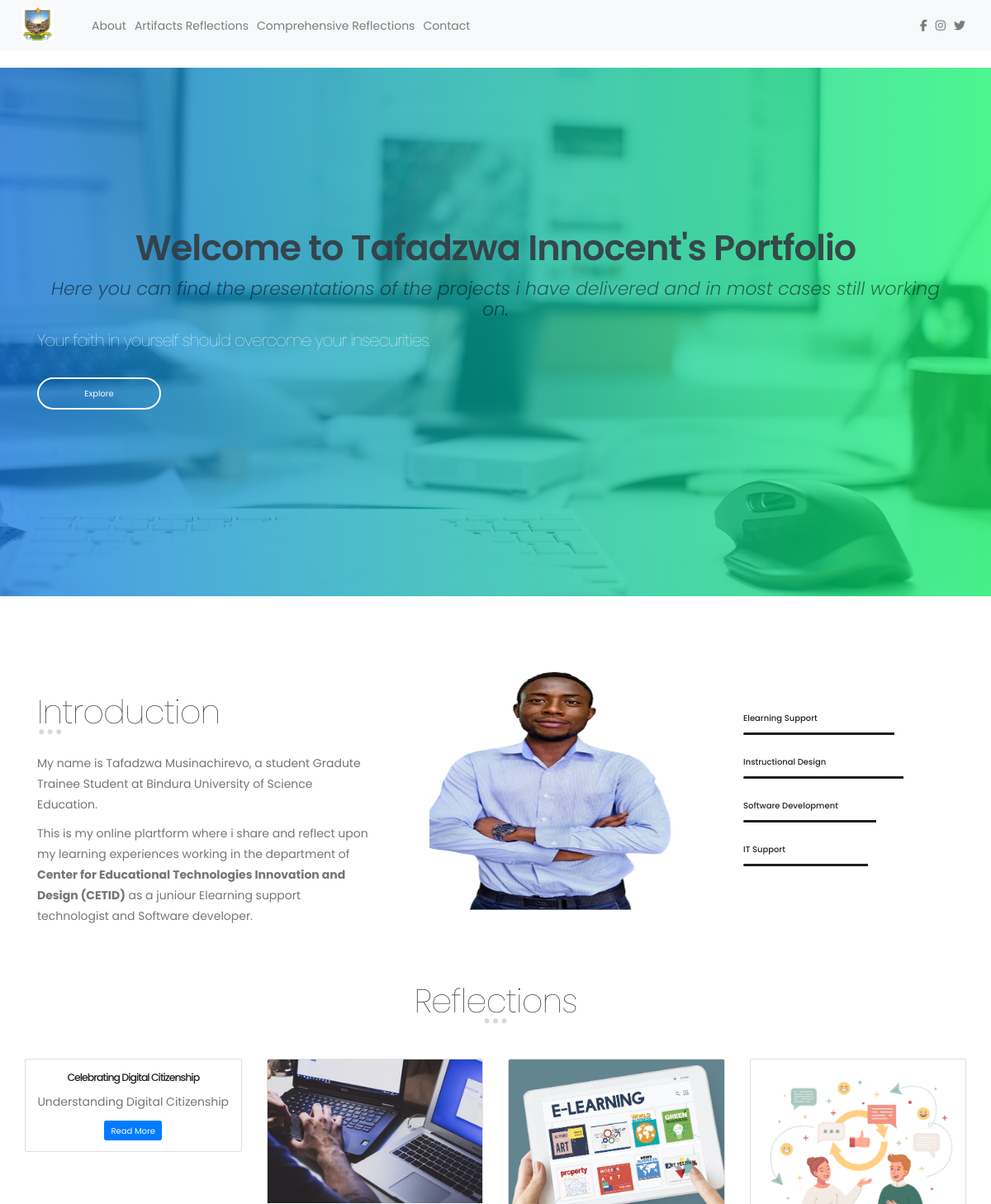
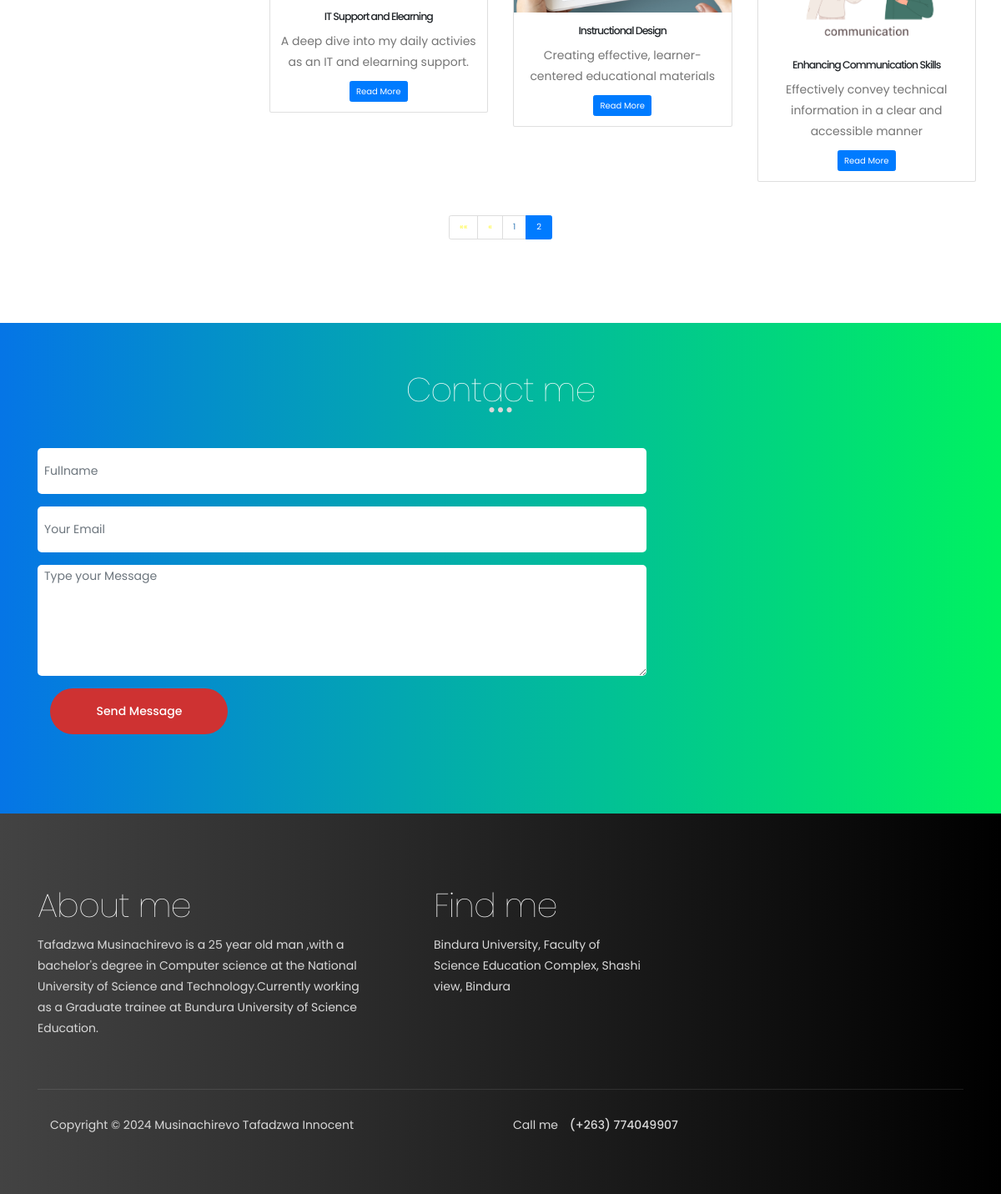
Screenshot of /?page=2 with the database file from the repository (2 pictures, top to bottom).
### portfo/models.py (models this page shows, shortened)
class ArtifactReflection(models.Model):
    heading = models.CharField(max_length=200)
    description = models.TextField()
    infor = models.CharField(max_length=200)
    welcome  = models.TextField()
    image = models.ImageField(upload_to='artifact_images/')
    article_content = models.TextField()  # Field for detailed article content
    additional_image = models.ImageField(upload_to='artifacts/', blank=True, null=True)  # Optional additional image
    article_content2 = models.TextField()
    video_url = models.URLField(blank=True, null=True)
    second = models.CharField(max_length=255)
    intro = models.CharField(max_length=255)

### portfo/views.py (the view)
# urls.py: path('',views.index,name='index'),
def index(request):
     artifacts = ArtifactReflection.objects.all()
     paginator = Paginator(artifacts, 4)
     page_number = request.GET.get('page')
     artifacts = paginator.get_page(page_number)
     return render(request,'index.html',{'artifacts': artifacts})

### templates/index.html (shortened to what this page needs)
{% load static %}
<!doctype html>
<html lang="en">
  <head>
    <link rel="stylesheet" href="{% static 'assets/css/bootstrap.min.css'%}">
    <link rel="stylesheet" href="https://cdn.jsdelivr.net/npm/bootstrap@4.1.3/dist/css/bootstrap.min.css">
    <link rel="stylesheet" href="https://cdnjs.cloudflare.com/ajax/libs/font-awesome/6.6.0/css/all.min.css" />
    <link rel="stylesheet" href="{% static 'assets/css/templatemo-style.css' %}">
  </head>
  <body>
    <nav class="navbar navbar-expand-lg navbar-light bg-light">
        <a class="navbar-brand" href="#">
            <img  src="{% static 'assets/img/logo.jpg'%}" alt="Logo" style="width: 40px;">
        </a>
        <div class="collapse navbar-collapse" id="navbarNav">
            <ul class="navbar-nav mr-auto">
                <li class="nav-item">
                    <a class="nav-link" href="#about">About</a>
                </li>
                <li class="nav-item">
                    <a class="nav-link" href="#artifacts-reflections">Artifacts Reflections</a>
                </li>
                <li class="nav-item">
                    <a class="nav-link" href="{% url 'comp' %}">Comprehensive Reflections</a>
                </li>
                <li class="nav-item">
                    <a class="nav-link" href="#contact">Contact</a>
                </li>
            </ul>
            <ul class="navbar-nav">
                <li class="nav-item">
                    <a class="nav-link" href="https://www.facebook.com" target="_blank">
                        <i class="fab fa-facebook-f"></i>
                    </a>
                </li>
                <li class="nav-item">
                    <a class="nav-link" href="https://www.instagram.com" target="_blank">
                        <i class="fab fa-instagram"></i>
                    </a>
                </li>
                <li class="nav-item">
                    <a class="nav-link" href="https://www.twitter.com" target="_blank">
                        <i class="fab fa-twitter"></i>
                    </a>
                </li>
            </ul>
        </div>
    </nav>
    <section id="home" data-stellar-background-ratio="0.5">
        <div class="overlay"></div>
        <div class="container">
             <div class="welcome my-0">
             <h2 class="text-dark"style= "opacity:0.9;">Welcome to Tafadzwa Innocent's Portfolio</h2>
             <p style= "opacity:0.5;">Here you can find the presentations of the projects i have delivered and in most cases still working on.</p>
             </div>
             <div class="row">
                  <div class="col-md-6 col-sm-12">
                       <div class="home-info">
                            <h1>Your faith in yourself should overcome your insecurities.</h1>
                            <a href="#about" class="btn section-btn btn-outline-primary smoothScroll"style="width: 150px; padding: 10px 20px;">Explore</a>
                       </div>
                  </div>
                  <div class="col-md-6 col-sm-12" id="containter">
                  </div>
             </div>
        </div>
   </section>
   <section id="about" data-stellar-background-ratio="0.5">
    <div class="container py-0">
         <div class="row">
              <div class="col-md-5 col-sm-6">
                   <div class="about-info">
                        <div class="section-title">
                             <h2>Introduction</h2>
                             <span class="line-bar">...</span>
                        </div>
                        <p>My name is Tafadzwa Musinachirevo, a student Gradute Trainee Student at Bindura University of Science Education.</p>
                        <p>This is my online plartform where i share and reflect upon my learning experiences working in the department of <b>Center for Educational Technologies Innovation and Design (CETID)</b> as a juniour Elearning support technologist and Software developer. </p>
                   </div>
              </div>
              <div class="col-md-4 col-sm-12">
                   <div class="about-image">
                        <img src="{% static 'assets/images/Untitled design.png'%}" class="img-responsive" alt="">
                   </div>
              </div>
              <div class="col-md-3 col-sm-6">
                   <div class="about-info skill-thumb">
                        <strong>Elearning Support</strong>
                                  <div class="progress">
                                       <div class="progress-bar progress-bar-primary" role="progressbar" aria-valuenow="85" aria-valuemin="0" aria-valuemax="100" style="width: 85%;"></div>
                                  </div>
                        <strong>Instructional Design</strong>
                                  <div class="progress">
                                       <div class="progress-bar progress-bar-primary" role="progressbar" aria-valuenow="90" aria-valuemin="0" aria-valuemax="100" style="width: 90%;"></div>
                                  </div>
                        <strong>Software Development</strong>
                                  <div class="progress">
                                       <div class="progress-bar progress-bar-primary" role="progressbar" aria-valuenow="75" aria-valuemin="0" aria-valuemax="100" style="width: 75%;"></div>
                                  </div>
                        <strong>IT Support </strong>
                                  <div class="progress">
                                       <div class="progress-bar progress-bar-primary" role="progressbar" aria-valuenow="70" aria-valuemin="0" aria-valuemax="100" style="width: 70%;"></div>
                         </div>
                   </div>
              </div>
         </div>
    </div>
</section>
<section id="artifacts-reflections" data-stellar-background-ratio="0.5">
    <div class="container">
         <div class="row">
              <div class="col-md-12 col-sm-12">
                   <div class="section-title">
                        <h2>Reflections</h2>
                        <span class="line-bar">...</span>
                   </div>
              </div>
              <div class="row">
               {% for artifact in artifacts %}
               <div class="col-lg-3 col-md-4 col-sm-6">
                   <div class="card ">
                       <img src="{{ artifact.image.url }}" class="card-img-top" alt="{{ artifact.title }}">
                       <div class="card-body" >
                           <h5 class="card-title"><strong>{{ artifact.heading }}</strong></h5>
                           <p class="card-text">{{ artifact.description }}</p>
                           <a href="{% url 'artifact_detail' artifact.id %}" class="btn btn-primary">Read More</a>
                       </div>
                   </div>
               </div>
               {% endfor %}
           </div>
         </div>
    </div>
    <nav aria-label="Page navigation">
     <ul class="pagination justify-content-center">
         {% if artifacts.has_previous %}
         <li class="page-item">
             <a class="page-link" href="?page=1" aria-label="First">
                 <span aria-hidden="true">&laquo;&laquo;</span>
             </a>
         </li>
         <li class="page-item">
             <a class="page-link" href="?page={{ artifacts.previous_page_number }}" aria-label="Previous">
                 <span aria-hidden="true">&laquo;</span>
             </a>
         </li>
         {% endif %}
         {% for num in artifacts.paginator.page_range %}
         <li class="page-item {% if artifacts.number == num %}active{% endif %}">
             <a class="page-link" href="?page={{ num }}">{{ num }}</a>
         </li>
         {% endfor %}
     </ul>
 </nav>
</section>
<section id="contact" data-stellar-background-ratio="0.5">
    <div class="container">
         <div class="row">
              <div class="col-md-12 col-sm-12">
                   <div class="section-title">
                        <h2>Contact me</h2>
                        <span class="line-bar">...</span>
                   </div>
              </div>
              <div class="col-md-8 col-sm-8">
                   <form id="contact-form" role="form" action="https://api.web3forms.com/submit" method="POST">
                    <input type="text" class="form-control" placeholder="Fullname" name="name" required>
                    <input type="email" class="form-control" placeholder="Your Email" name="email" required>
                    <textarea name="message" class="form-control" rows="6" placeholder="Type your Message" required></textarea>
                    <div class="col-md-4 col-sm-12">
                         <input type="submit" class="form-control" name="submit" value="Send Message">
                    </div>
                   </form>
              </div>
 <div class="col-md-4 col-sm-4">
     <div class="google-map">
<iframe src="https://www.google.com/maps/embed?pb=!1m18!1m12!1m3!1d51256.55160202197!2d31.323486251360404!3d-17.28338688420882!2m3!1f0!2f0!3f0!3m2!1i1024!2i768!4f13.1!3m3!1m2!1s0x19303943ad8b10b7%3A0x5fb3978df410bd!2sBindura%20University%20of%20Science%20Education%20(Main%20Campus)!5e0!3m2!1sen!2szw!4v1705303284130!5m2!1sen!2szw" width="600" height="450" style="border:0;" allowfullscreen="" loading="lazy"></iframe>
           </div>
     </div>
         </div>
    </div>
</section>
<footer data-stellar-background-ratio="0.5">
    <div class="container">
         <div class="row">
           <div class="col-md-5 col-sm-12">
               <div class="footer-thumb footer-info">
                <h2>About me</h2>
                <p>Tafadzwa Musinachirevo is a 25 year old man ,with a bachelor's degree in  Computer science at the National University of Science and Technology.Currently working as a Graduate trainee at Bundura University of Science Education.</p>
               </div>
          </div>
           <div class="col-md-3 col-sm-4">
                <div class="footer-thumb">
                    <h2>Find me</h2>
                     <p>Bindura University, Faculty of Science Education Complex, Shashi view,  Bindura</p>
           </div>
          </div>
          <div class="col-md-12 col-sm-12">
           <div class="footer-bottom">
               <div class="col-md-6 col-sm-5">
                    <div class="copyright-text">
                           <p>Copyright &copy; 2024 Musinachirevo Tafadzwa Innocent</p>
                             </div>
                        </div>
                        <div class="col-md-6 col-sm-7">
                             <div class="phone-contact">
                                  <p>Call me <span>(+263) 774049907</span></p>
                             </div>
                        </div>
                   </div>
              </div>
         </div>
    </div>
</footer>
  </body>
</html>

### static/assets/css/templatemo-style.css (style rules this page uses)
body { background: #ffffff; font-family: 'Poppins', sans-serif; overflow-x: hidden; }
h1,h2,h3,h4,h5,h6 { font-weight: 150; line-height: inherit; letter-spacing: -1px; }
h1 { color: #292929; font-size: 2em; margin-bottom: 30px; }
h2 { color: #393939; font-size: 40px; }
p { color: #757575; font-size: 14px; font-weight: normal; line-height: 25px; }
strong { font-weight: 500; }
* { -webkit-box-sizing: border-box; -moz-box-sizing: border-box; box-sizing: border-box; }
*:before, *:after { -webkit-box-sizing: border-box; -moz-box-sizing: border-box; box-sizing: border-box; }
a { color: #252525; font-weight: normal; -webkit-transition: 0.5s; transition: 0.5s; text-decoration: none !important; }
.section-title { margin-bottom: 60px; }
.section-title h2 { margin-top: 0; margin-bottom: 10px; line-height: 0; }
.section-title .line-bar { color: #d9d9d9; display: block; font-size: 5em; line-height: 0; }
.section-btn { background: #ce3232; border: 0; border-radius: 100px; color: #ffffff; cursor: pointer; font-size: inherit; font-weight: normal; padding: 15px 30px; -webkit-transition: 0.5s; transition: 0.5s; }
.overlay { background: #00F260; background: -webkit-linear-gradient(to right, #0575E6, #00F260); background: linear-gradient(to right, #0575E6, #00F260); opacity: 0.7; position: absolute; width: 100%; height: 100%; top: 0; right: 0; left: 0; }
section { padding-top: 80px; padding-bottom: 80px; text-align: center; }
.nav-item a { font-size: 1.4rem !important; }
#containter { color: #fff; display: flex; align-items: center; justify-content: center; }
span { color: #fff727; }
#home { background: url('../images/home-bg.jpg') no-repeat center center; background-size: cover; vertical-align: middle; display: -webkit-box; display: -webkit-flex; display: -ms-flexbox; display: flex; -webkit-box-align: center; -webkit-align-items: center; -ms-flex-align: center; align-items: center; min-height: 80vh; position: relative; overflow: hidden; padding-top: 2em; text-align: left; }
#home h1 { color: #ffffff; }
.home-info .section-btn { background: transparent; border: 2px solid #f9f9f9; color: #f9f9f9; }
.welcome h2 { color:whitesmoke; z-index: 3; font-size: 4.3rem; font-weight: 600; text-align: center; margin-top: 20px; }
.welcome p { color:black; z-index: 3; font-size: 2.2rem; text-align: center; font-weight: 300; font-style: italic; }
#about { text-align: left; padding-bottom: 0; }
#about .about-info:first-child { margin-right: 40px; }
.about-info .section-title { margin: 40px 0 40px 0; }
.about-info { margin-top: 60px; }
.skill-thumb strong { display: inline-block; margin-bottom: 10px; }
.skill-thumb .progress { background: #ffffff; border-radius: 5px; box-shadow: none; height: 3px; margin-bottom: 25px; }
.skill-thumb .progress-bar { background: #1f1f1f; box-shadow: none; }
.img-responsive { width: 300px; height: 300px; }
#contact { background: #00F260; background: -webkit-linear-gradient(to right, #0575E6, #00F260); background: linear-gradient(to right, #0575E6, #00F260); }
#contact .section-title h2 { color: #ffffff; }
.google-map { border-radius: 100%; width: 300px; height: 300px; overflow: hidden; margin: 0 auto; }
.google-map iframe { border: 0; width: 300px; height: 300px; }
#contact .form-control { border: 0; border-radius: 5px; box-shadow: none; color: rgba(20,20,20,0.5); font-size: 14px; font-weight: normal; margin-bottom: 15px; padding-left: 8px; }
#contact input, #contact select { height: 55px; }
#contact input[type='submit'] { background: #ce3232; border-radius: 100px; color: #ffffff; font-weight: 500; }
footer { background: #000000; background: -webkit-linear-gradient(to right, #434343, #000000); background: linear-gradient(to right, #434343, #000000); position: relative; padding-top: 80px; padding-bottom: 60px; }
footer h2 { color: #ffffff; }
footer p, footer span, .footer-link li a { color: #d9d9d9; }
.copyright-text p, .footer-bottom .phone-contact p { font-size: 14px; }
.footer-info p { margin-right: 4em; }
.footer-bottom { border-top: 1px solid rgba(255,255,255,0.1); margin-top: 5em; padding-top: 3em; }
.footer-bottom .phone-contact, .footer-bottom .social-icon { display: inline-block; vertical-align: top; }
.footer-bottom .phone-contact { margin-right: 40px; }
.footer-bottom .phone-contact span { font-weight: 500; display: inline-block; margin-left: 10px; }
.card { margin-bottom: 20px; }
.card img { height: auto; width: 100%; }

### rows the page displays
ArtifactReflection: heading "Celebrating Digital Citizenship", description "Understanding Digital Citizenship"
ArtifactReflection: image (picture), heading "IT Support and Elearning", description "A deep dive into my daily activies as an IT and elearning support."
ArtifactReflection: image (picture), heading "Instructional Design", description "Creating effective, learner-centered educational materials"
ArtifactReflection: image (picture), heading "Enhancing Communication Skills", description "Effectively convey technical information in a clear and accessible manner"

### other values shown
{{ num }} "1" "2"
